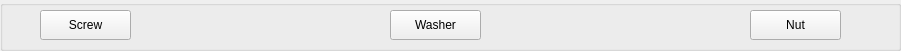
       <widget class="QGroupBox" name="groupBox">
        <property name="geometry">
         <rect>
          <x>20</x>
          <y>50</y>
          <width>901</width>
          <height>51</height>
         </rect>
        </property>
        <property name="title">
         <string/>
        </property>
        <widget class="QPushButton" name="pushButton_11">
         <property name="geometry">
          <rect>
           <x>40</x>
           <y>10</y>
           <width>91</width>
           <height>30</height>
          </rect>
         </property>
         <property name="text">
          <string>Screw</string>
         </property>
         <attribute name="buttonGroup">
          <string notr="true">FastenerTypeGroup</string>
         </attribute>
        </widget>
        <widget class="QPushButton" name="pushButton_12">
         <property name="geometry">
          <rect>
           <x>390</x>
           <y>10</y>
           <width>91</width>
           <height>30</height>
          </rect>
         </property>
         <property name="text">
          <string>Washer</string>
         </property>
         <attribute name="buttonGroup">
          <string notr="true">FastenerTypeGroup</string>
         </attribute>
        </widget>
        <widget class="QPushButton" name="pushButton_13">
         <property name="geometry">
          <rect>
           <x>750</x>
           <y>10</y>
           <width>91</width>
           <height>30</height>
          </rect>
         </property>
         <property name="text">
          <string>Nut</string>
         </property>
         <attribute name="buttonGroup">
          <string notr="true">FastenerTypeGroup</string>
         </attribute>
        </widget>
       </widget>
